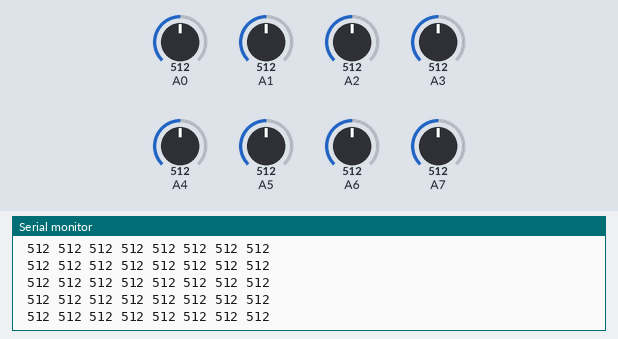
A sketch run on a simulated Arduino Mega 2560, built with avr-gcc and run on an emulated ATmega2560. Shown: the last lines printed to the serial monitor. The test bench sets the inputs (shaded band); at power-on: A0 = 512, A1 = 512, A2 = 512, A3 = 512, A4 = 512, A5 = 512, A6 = 512, A7 = 512.

Above: at 1.2 s.
1.3 s: A0 set to 108
At 2.2 s:
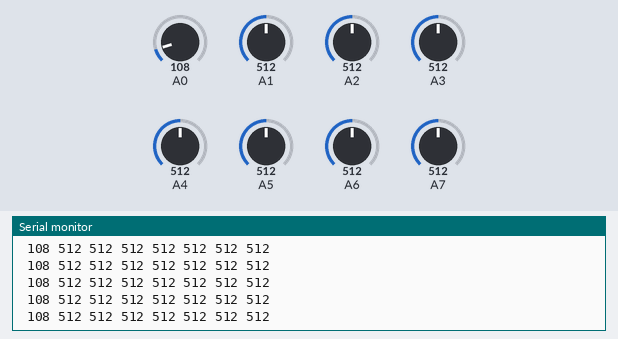
4.3 s: A0 set to 91
At 5.3 s:
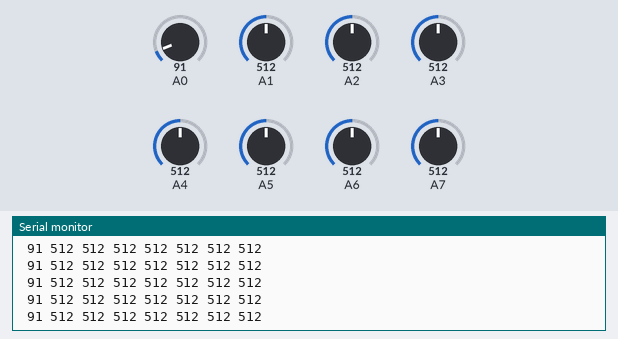
5.8 s: A1 set to 105
At 6.9 s:
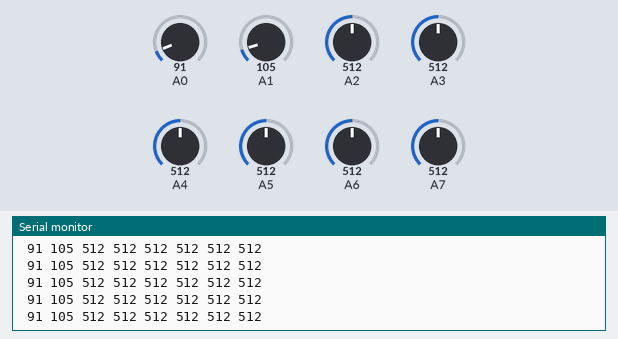
7.3 s: A1 set to 90
At 8.3 s:
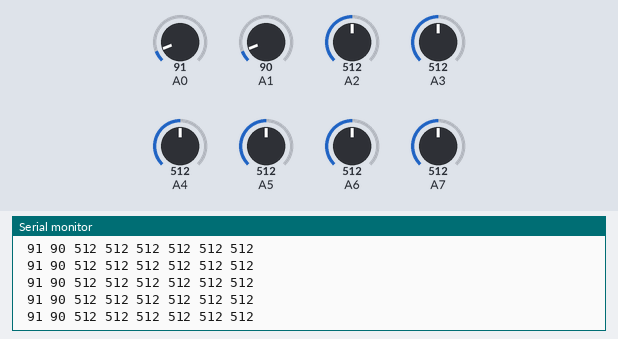
Timing chart, 0 to 10.3 s (numbered marks = the images above; inputs shaded):
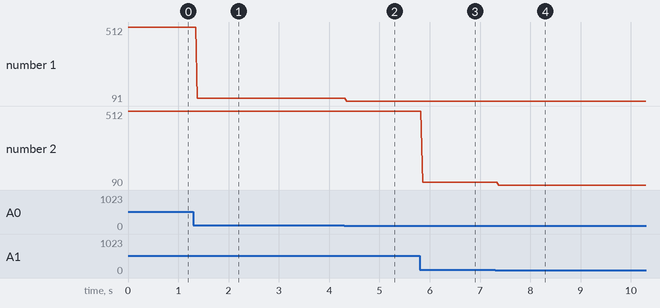

The sketch:

MinimalWorkingCode.ino
```cpp
const int amount = 8;

const int sensorPin[amount] = {16, 17, 18, 19, 20, 21, 22, 23};
int sensorValue[amount] = {0, 0, 0, 0, 0, 0, 0, 0};

void setup() {
  Serial.begin(9600);
}

void loop() {
  //  print sensor data
  for (int i = 0; i < amount; i++) {
    sensorValue[i] = analogRead(sensorPin[i]);
    Serial.print(" ");
    Serial.print(sensorValue[i]);
  };
  Serial.println();

  delay(20);
}
```

Measured:
- after the input at 1.3 s, the serial monitor: prints a new line after 0.08 s (image 1)
- after the input at 4.3 s, the serial monitor: prints a new line after 0.05 s (image 2)
- after the input at 5.8 s, the serial monitor: prints a new line after 0.06 s (image 3)
- after the input at 7.3 s, the serial monitor: prints a new line after 0.07 s (image 4)
- plotted number 1: 512 → 108 after the input at 1.3 s, 108 → 91 after the input at 4.3 s
- plotted number 2: 512 → 105 after the input at 5.8 s, 105 → 90 after the input at 7.3 s
